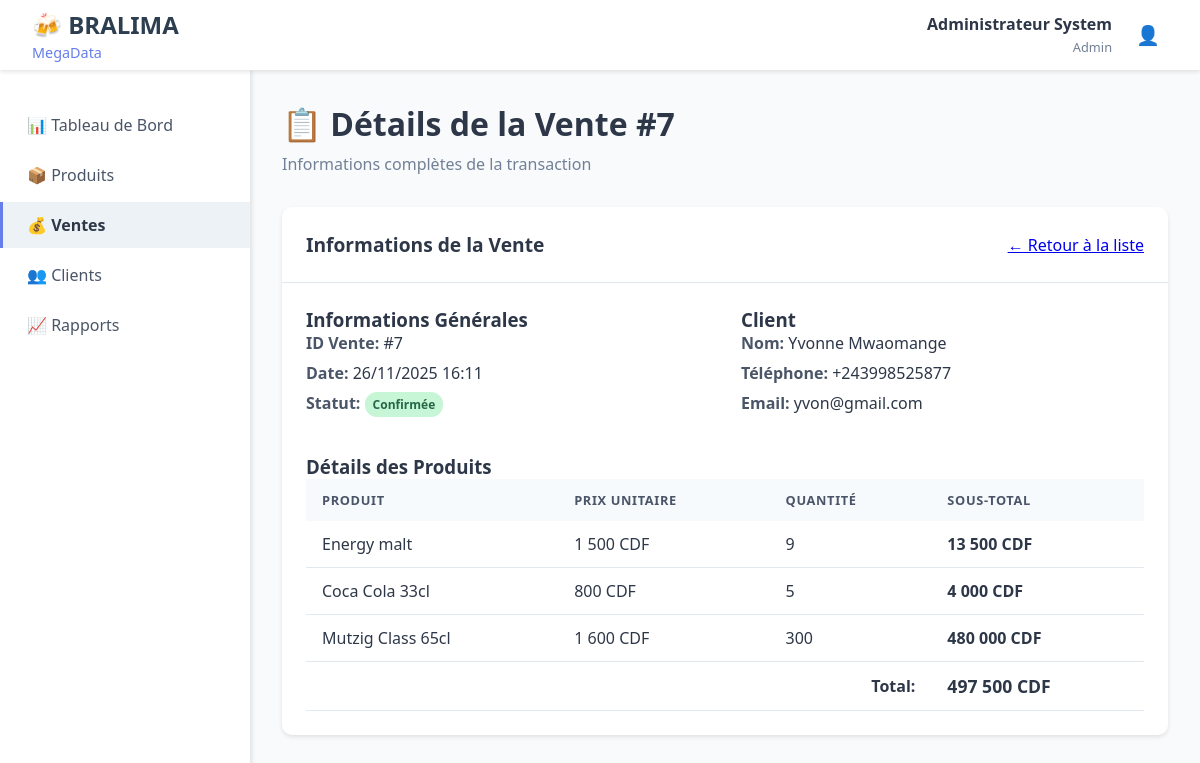
The app's page /modules/ventes/details.php?id=7 (signed in) with its own data.
### tables this page shows
CREATE TABLE `ventes` (
  `id_vente` int(11) NOT NULL,
  `id_client` int(11) DEFAULT NULL,
  `date_vente` datetime DEFAULT current_timestamp(),
  `montant_total` decimal(15,2) DEFAULT 0.00,
  `statut` enum('en_attente','confirmee','annulee') DEFAULT 'confirmee'
);

CREATE TABLE `clients` (
  `id_client` int(11) NOT NULL,
  `nom_client` varchar(100) NOT NULL,
  `adresse` text DEFAULT NULL,
  `telephone` varchar(20) DEFAULT NULL,
  `email` varchar(100) DEFAULT NULL,
  `date_creation` datetime DEFAULT current_timestamp(),
  `statut` enum('actif','inactif') DEFAULT 'actif'
);

CREATE TABLE `vente_details` (
  `id_detail` int(11) NOT NULL,
  `id_vente` int(11) DEFAULT NULL,
  `id_produit` int(11) DEFAULT NULL,
  `quantite_vendue` int(11) NOT NULL,
  `prix_vente` decimal(10,2) NOT NULL
);

CREATE TABLE `produits` (
  `id_produit` int(11) NOT NULL,
  `designation` varchar(100) NOT NULL,
  `id_categorie` int(11) DEFAULT NULL,
  `prix_unitaire` decimal(10,2) NOT NULL,
  `quantite_stock` int(11) DEFAULT 0,
  `stock_alerte` int(11) DEFAULT 10,
  `date_creation` datetime DEFAULT current_timestamp()
);

### modules/ventes/details.php (the view, shortened to what this page needs)
<?php
$id_vente = $_GET['id'] ?? null;
try {
    $pdo = getDBConnection();
    $stmt = $pdo->prepare("
        SELECT v.*, c.nom_client, c.telephone, c.email
        FROM ventes v
        LEFT JOIN clients c ON v.id_client = c.id_client
        WHERE v.id_vente = ?
    ");
    $stmt->execute([$id_vente]);
    $vente = $stmt->fetch();
    $stmt = $pdo->prepare("
        SELECT vd.*, p.designation, p.prix_unitaire
        FROM vente_details vd
        JOIN produits p ON vd.id_produit = p.id_produit
        WHERE vd.id_vente = ?
    ");
    $stmt->execute([$id_vente]);
    $details = $stmt->fetchAll();
} catch (Exception $e) {
    $_SESSION['error'] = "Erreur: " . $e->getMessage();
    header('Location: liste.php');
    exit;
}
?>
<!DOCTYPE html>
<html lang="fr">
<head>
    <link rel="stylesheet" href="../../assets/css/dashboard.css">
</head>
<body>
    <?php include '../../includes/header.php'; ?>
    <div class="container">
        <?php include '../../includes/sidebar.php'; ?>
        <main class="main-content">
            <div class="page-header">
                <h1>📋 Détails de la Vente #<?php echo $vente['id_vente']; ?></h1>
                <p>Informations complètes de la transaction</p>
            </div>
            <div class="content-card">
                <div class="card-header">
                    <h2>Informations de la Vente</h2>
                    <div style="display: flex; gap: 10px;">
                        <a href="liste.php" class="btn btn-secondary">← Retour à la liste</a>
                    </div>
                </div>
                <div class="card-content">
                    <div class="info-grid">
                        <div>
                            <h3>Informations Générales</h3>
                            <div class="detail-item">
                                <span class="detail-label">ID Vente:</span> #<?php echo $vente['id_vente']; ?>
                            </div>
                            <div class="detail-item">
                                <span class="detail-label">Date:</span> <?php echo date('d/m/Y H:i', strtotime($vente['date_vente'])); ?>
                            </div>
                            <div class="detail-item">
                                <span class="detail-label">Statut:</span>
                                <?php
                                switch ($vente['statut']) {
                                    case 'confirmee':
                                        echo '<span class="badge badge-success">Confirmée</span>';
                                        break;
                                }
                                ?>
                            </div>
                        </div>
                        <div>
                            <h3>Client</h3>
                            <?php if ($vente['nom_client']): ?>
                                <div class="detail-item">
                                    <span class="detail-label">Nom:</span> <?php echo $vente['nom_client']; ?>
                                </div>
                                <div class="detail-item">
                                    <span class="detail-label">Téléphone:</span> <?php echo $vente['telephone'] ?? 'Non renseigné'; ?>
                                </div>
                                <div class="detail-item">
                                    <span class="detail-label">Email:</span> <?php echo $vente['email'] ?? 'Non renseigné'; ?>
                                </div>
                            <?php else: ?>
                                <div class="detail-item">
                                    <span class="detail-label">Client:</span> Non spécifié
                                </div>
                            <?php endif; ?>
                        </div>
                    </div>
                    <h3>Détails des Produits</h3>
                    <table class="data-table">
                        <thead>
                            <tr>
                                <th>Produit</th>
                                <th>Prix unitaire</th>
                                <th>Quantité</th>
                                <th>Sous-total</th>
                            </tr>
                        </thead>
                        <tbody>
                            <?php foreach ($details as $detail): ?>
                                <tr>
                                    <td><?php echo $detail['designation']; ?></td>
                                    <td><?php echo number_format($detail['prix_vente'], 0, ',', ' '); ?> CDF</td>
                                    <td><?php echo $detail['quantite_vendue']; ?></td>
                                    <td><strong><?php echo number_format($detail['prix_vente'] * $detail['quantite_vendue'], 0, ',', ' '); ?> CDF</strong></td>
                                </tr>
                            <?php endforeach; ?>
                        </tbody>
                        <tfoot>
                            <tr>
                                <td colspan="3" style="text-align: right; font-weight: bold;">Total:</td>
                                <td style="font-weight: bold; font-size: 1.1rem;">
                                    <?php echo number_format($vente['montant_total'], 0, ',', ' '); ?> CDF
                                </td>
                            </tr>
                        </tfoot>
                    </table>
                </div>
            </div>
        </main>
    </div>
</body>
</html>

### assets/css/dashboard.css (style rules this page uses)
* { margin: 0; padding: 0; box-sizing: border-box; }
body { font-family: "Segoe UI", Tahoma, Geneva, Verdana, sans-serif; background-color: #f8fafc; color: #2d3748; }
.container { display: flex; min-height: 100vh; padding-top: 70px; }
.main-content { flex: 1; padding: 2rem; margin-left: 250px; }
.page-header { margin-bottom: 2rem; }
.page-header h1 { font-size: 2rem; color: #2d3748; margin-bottom: 0.5rem; }
.page-header p { color: #718096; }
.content-card { background: white; border-radius: 10px; box-shadow: 0 2px 4px rgba(0, 0, 0, 0.1); overflow: hidden; }
.card-header { padding: 1.5rem; border-bottom: 1px solid #e2e8f0; display: flex; justify-content: space-between; align-items: center; }
.card-header h2 { font-size: 1.2rem; color: #2d3748; }
.card-content { padding: 1.5rem; }
.data-table { width: 100%; border-collapse: collapse; }
.data-table th { background: #f7fafc; padding: 0.75rem 1rem; text-align: left; font-weight: 600; color: #4a5568; font-size: 0.8rem; text-transform: uppercase; letter-spacing: 0.05em; }
.data-table td { padding: 0.75rem 1rem; border-bottom: 1px solid #e2e8f0; }

### modules/ventes/details.php (style rules this page uses)
.badge { padding: 4px 8px; border-radius: 12px; font-size: 0.75rem; font-weight: 600; }
.badge-success { background: #c6f6d5; color: #276749; }
.info-grid { display: grid; grid-template-columns: 1fr 1fr; gap: 2rem; margin-bottom: 2rem; }
.detail-item { margin-bottom: 0.5rem; }
.detail-label { font-weight: 600; color: #4a5568; }

### records on screen
ventes: id_vente "7", date_vente "26/11/2025 16:11", id_client.nom_client "Yvonne Mwaomange", id_client.telephone "+243998525877", id_client.email "yvon@gmail.com", montant_total "497 500"
vente_details: id_produit.designation "Energy malt", prix_vente "1 500", quantite_vendue "9", $detail['prix_vente'] * $detail['quantite_vendue'] "13 500"
vente_details: id_produit.designation "Coca Cola 33cl", prix_vente "800", quantite_vendue "5", $detail['prix_vente'] * $detail['quantite_vendue'] "4 000"
vente_details: id_produit.designation "Mutzig Class 65cl", prix_vente "1 600", quantite_vendue "300", $detail['prix_vente'] * $detail['quantite_vendue'] "480 000"

### other values on screen
$_SESSION['nom_complet'] "Administrateur System"
$_SESSION['role'] "Admin"
